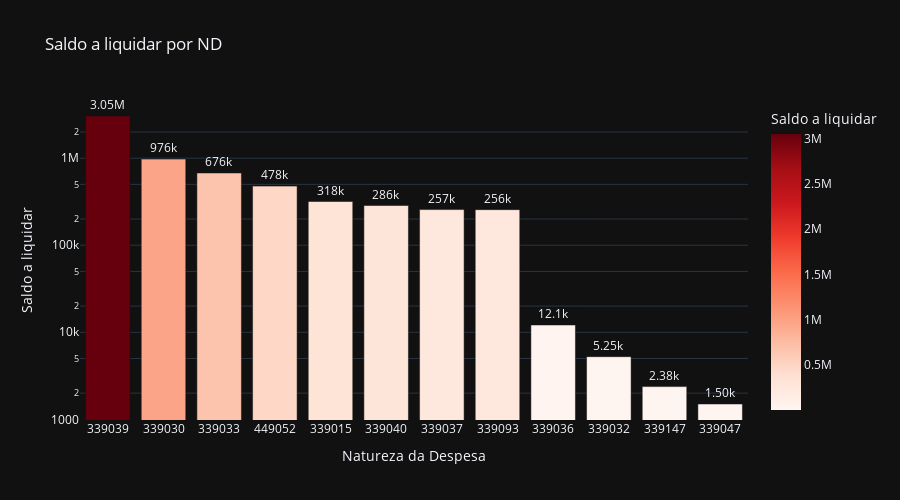

Write notebook code for a chart like this one.
### Code cell
# Saldo a liquidar por ND
cols = ['ND', 'A_LIQUIDAR']

df_aux = df.loc[:, cols].groupby('ND').sum().sort_values(by= 'A_LIQUIDAR', ascending=False).reset_index()
df_aux = df_aux[df_aux['A_LIQUIDAR'] > 0]
fig = px.bar(df_aux, 
             x='ND', 
             y='A_LIQUIDAR',
             title='Saldo a liquidar por ND',
             labels={'ND':'Natureza da Despesa', 'A_LIQUIDAR':'Saldo a liquidar'},
             text_auto='.3s',
             height=500,
             log_y=True,
             color='A_LIQUIDAR',
             color_continuous_scale = 'reds',
             template='plotly_dark')
fig.update_traces(textposition = 'outside', cliponaxis = False, hovertemplate=None)
fig.update_layout(hovermode="x unified")

fig.show()

### Figure 1 — Plotly figure (JSON) as saved in the notebook; plotly's stock layout.template omitted (floating-point values rounded to 4 significant figures)
{"data": [{"alignmentgroup": "True", "cliponaxis": false, "legendgroup": "", "marker": {"color": [3051000.0, 975900.0, 675500.0, 477600.0, 317800.0, 285800.0, 256700.0, 256300.0, 12120.0, 5246.0, 2378.0, 1501.0], "coloraxis": "coloraxis", "pattern": {"shape": ""}}, "name": "", "offsetgroup": "", "orientation": "v", "showlegend": false, "textposition": "outside", "texttemplate": "%{y:.3s}", "type": "bar", "x": ["339039", "339030", "339033", "449052", "339015", "339040", "339037", "339093", "339036", "339032", "339147", "339047"], "xaxis": "x", "y": [3051000.0, 975900.0, 675500.0, 477600.0, 317800.0, 285800.0, 256700.0, 256300.0, 12120.0, 5246.0, 2378.0, 1501.0], "yaxis": "y"}], "layout": {"barmode": "relative", "coloraxis": {"colorbar": {"title": {"text": "Saldo a liquidar"}}, "colorscale": [[0, "rgb(255,245,240)"], [0.125, "rgb(254,224,210)"], [0.25, "rgb(252,187,161)"], [0.375, "rgb(252,146,114)"], [0.5, "rgb(251,106,74)"], [0.625, "rgb(239,59,44)"], [0.75, "rgb(203,24,29)"], [0.875, "rgb(165,15,21)"], [1, "rgb(103,0,13)"]]}, "height": 500, "hovermode": "x unified", "legend": {"tracegroupgap": 0}, "title": {"text": "Saldo a liquidar por ND"}, "xaxis": {"anchor": "y", "domain": [0, 1], "title": {"text": "Natureza da Despesa"}}, "yaxis": {"anchor": "x", "domain": [0, 1], "title": {"text": "Saldo a liquidar"}, "type": "log"}}}
